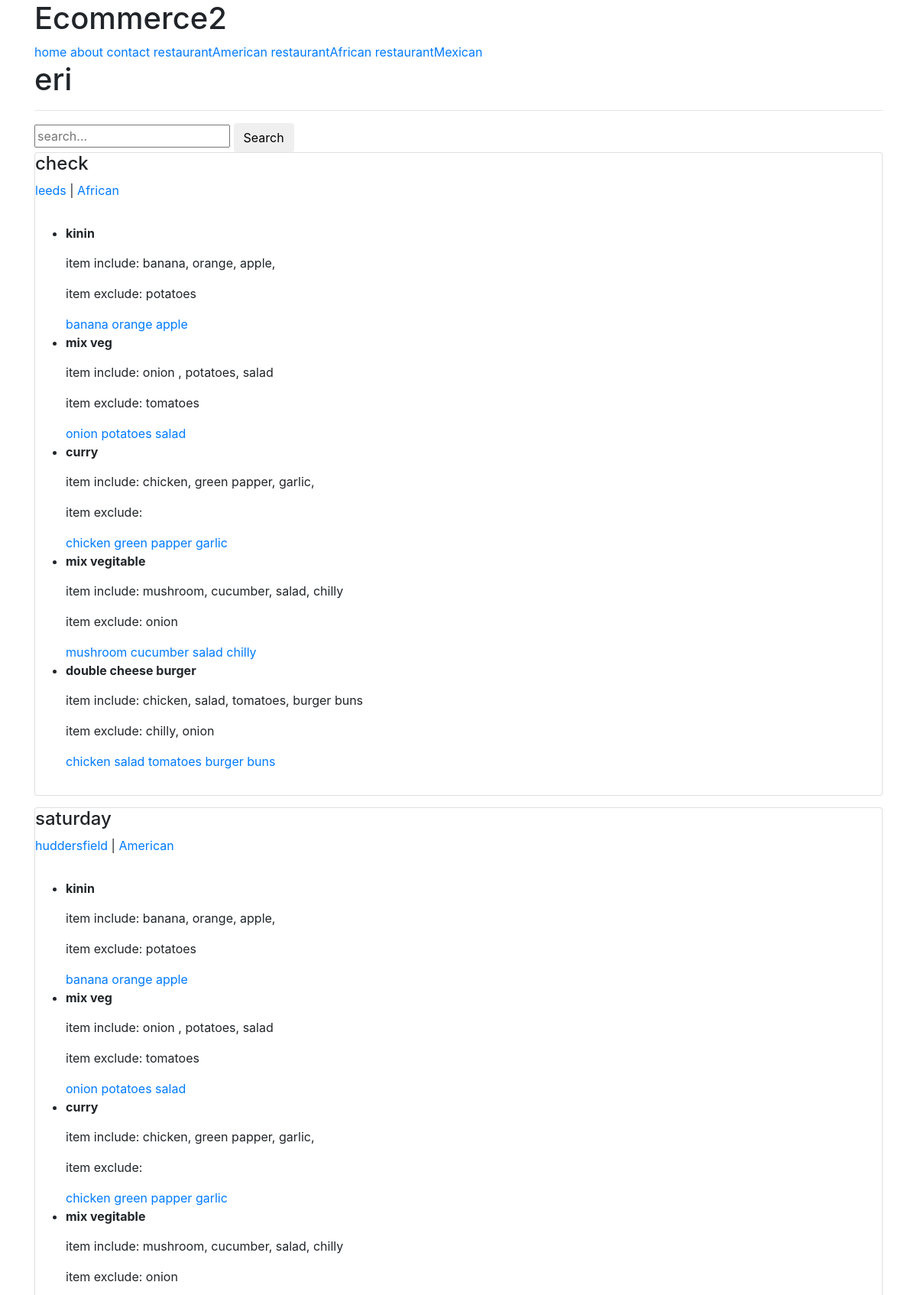
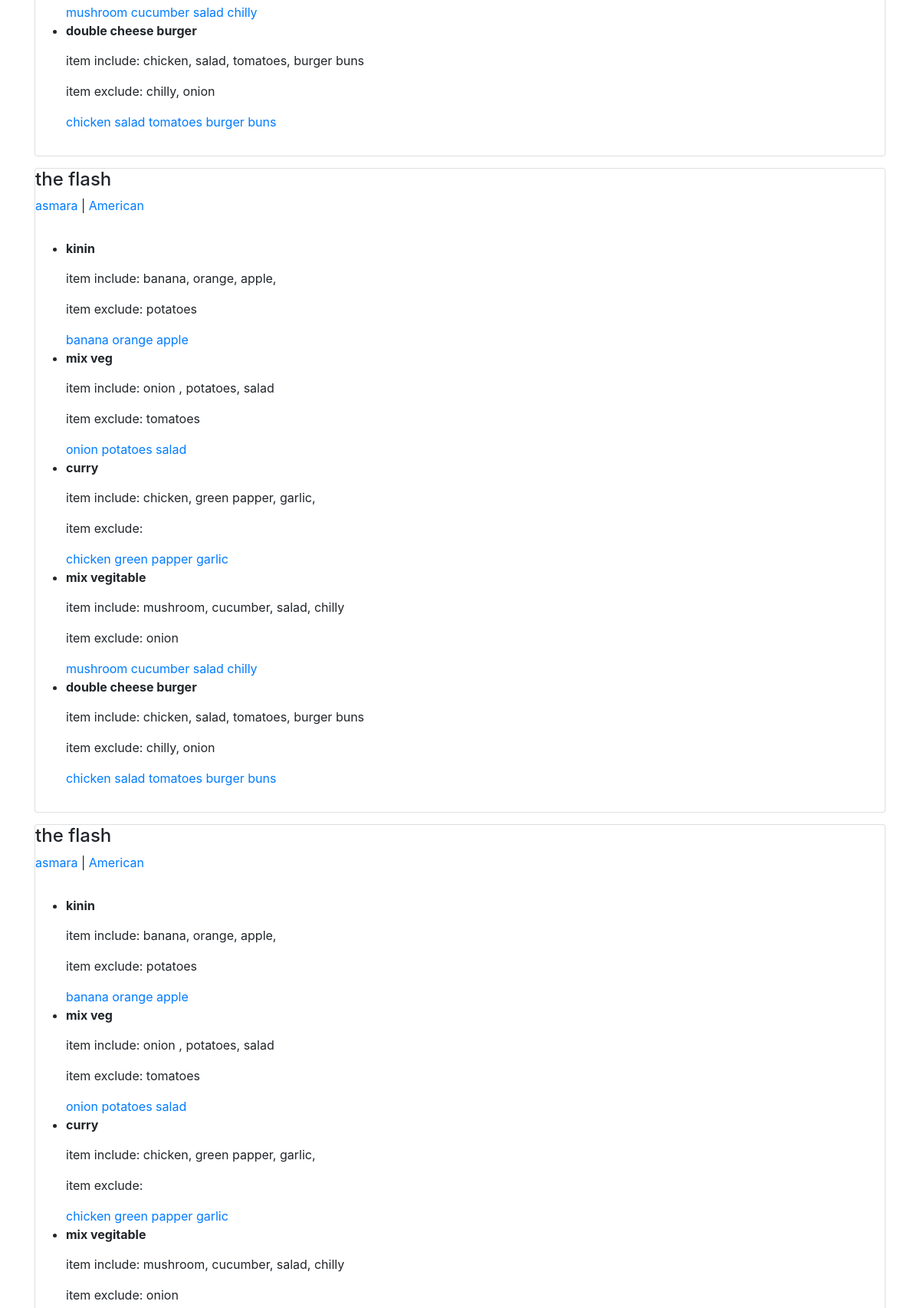
Screenshot of /u/eri/ (upper part) with the database file from the repository (2 pictures, top to bottom).
### restaurant/models.py (models this page shows, shortened)
class RestaurantLocation(models.Model):
    owner           = models.ForeignKey(User) #class_instance.models_set.all()  #django models unleash joincfe.com
    name            = models.CharField(max_length=120)
    location        = models.CharField(max_length=120, null=True, blank=True)
    category        = models.CharField(max_length=120, null=True, blank=True, validators=[validate_category])
    timestap        = models.DateTimeField(auto_now_add=True)
    updated         = models.DateTimeField(auto_now=True)
    files           = models.FileField(upload_to='profile_pic', max_length=120, null=True, blank=True)
    slug            = models.SlugField( null=True, blank=True)
    objects         = RestaurantLocationManager()  # add models.objects.all()
    def __str__(self):
        return self.name

### menu/models.py (models this page shows, shortened)
class Item(models.Model):
    user            = models.ForeignKey(settings.AUTH_USER_MODEL)
    restaurant      = models.ForeignKey(RestaurantLocation)
    name            = models.CharField(max_length=120)
    contents        = models.TextField(help_text="seperate each items by comma")
    excludes        = models.TextField(blank=True, null=True, help_text="seperate each items by comma")
    public          = models.BooleanField(default=True)
    timestap        = models.DateTimeField(auto_now_add=True)
    updated         = models.DateTimeField(auto_now=True)
    def __str__(self):
        return self.name
    class Meta:
        ordering = ['-updated', '-timestap']   #Item.objects.all()
    def get_contents(self):
        return self.contents.split(",")

### profiles/views.py (the view)
# urls.py: url(r'^(?P<username>[\w-]+)/$', ProfileDetailView.as_view(), name="detail"),
class ProfileDetailView(DetailView):
    template_name = 'profiles/user.html'
    def get_object(self):
        username = self.kwargs.get('username')
        if username is None:
            raise Http404
        return get_object_or_404(User, username__iexact=username, is_active=True)
    def get_context_data(self, *args, **kwargs):
        context = super(ProfileDetailView, self).get_context_data(*args, **kwargs)
        user = context['user']
        query = self.request.GET.get('q')
        items_exists = Item.objects.filter(user=user).exists()
        rl = RestaurantLocation.objects.filter(owner=user).search(query)
        if items_exists and rl.exists() :
            context['locations'] = rl
        return context

### restaurant/models.py (called while the page is built, shortened)
    def search(self, query):            # RestaurantLocation.objects.all().search(query)   or #RestaurantLocation.objects.filter(something).search()
        return self

    def get_queryset(self):      # this override the standar queryset
        return RestaurantLocationQuerySet(self.model, using=self._db)

### profiles/templates/profiles/user.html (shortened to what this page needs)
{% extends 'base.html' %}
{% block content %}
    <h1>{{user.username}}</h1>
  <hr/>
  <form class="form" method="GET" action=".">
    <input type="text" placeholder="search..." name="q" value="{{request.GET.q}}">
    <button class="btn btn-default" type="submit">Search</button>
  </form>
  {% if user.item_set.all.exists %}
      {% if locations %}
      {% for rest in  locations %}
      <div class="row">
        <div class="col-sm-12" style="margin-bottom: 15px;" >
          <div class="card card-defualt">
            <h4>{{rest.name}}</h4>
            <p>
              <a href="{{request.path}}?q={{rest.location}}">{{rest.location}}</a> |
              <a href="{{request.path}}?q={{rest.category}}">{{rest.category}}</a>
           </p>
            <p>
            <ul>
              {% for item in user.item_set.all %}
                <li style='margin-bottom: 15px;'><b>{{item.name}}</b></li>
                   <p> item include:  {{item.contents}} </p>
                  <p>item exclude:  {{item.excludes}} </p>
                    {% for ing in item.get_contents %}
                      <a href="{{request.path}}?q={{ing}}">{{ing}}</a>
                    {% endfor %}
              {% endfor %}
            </ul>
            </p>
          </div>
        </div>
      </div>
      {% endfor %}
  {% else %}
  <p class="lead">No item found</p>
      {% endif %}
  {% endif %}
{% endblock %}

### rows the page displays
RestaurantLocation: name "check", location "leeds", category "African"
Item: name "kinin", contents "banana, orange, apple,", excludes "potatoes", get_contents "banana" "orange" "apple" "banana" "orange" "apple" "banana" "orange" "apple" "banana" "orange" "apple"
Item: name "mix veg", contents "onion , potatoes, salad", excludes "tomatoes", get_contents "onion" "potatoes" "salad" "onion" "potatoes" "salad" "onion" "potatoes" "salad" "onion" "potatoes" "salad"
Item: name "curry", contents "chicken, green papper, garlic,", get_contents "chicken" "green papper" "garlic" "chicken" "green papper" "garlic" "chicken" "green papper" "garlic" "chicken" "green papper" "garlic"
Item: name "mix vegitable", contents "mushroom, cucumber, salad, chilly", excludes "onion", get_contents "mushroom" "cucumber" "salad" "chilly" "mushroom" "cucumber" "salad" "chilly" "mushroom" "cucumber" "salad" "chilly"
Item: name "double cheese burger", contents "chicken, salad, tomatoes, burger buns", excludes "chilly, onion", get_contents "chicken" "salad" "tomatoes" "burger buns" "chicken" "salad" "tomatoes" "burger buns" "chicken" "salad" "tomatoes" "burger buns"
RestaurantLocation: name "saturday", location "huddersfield", category "American"
RestaurantLocation: name "the flash", location "asmara", category "American"
RestaurantLocation: name "the flash", location "asmara", category "American"

### other values shown
{{ user.username }} "eri"
